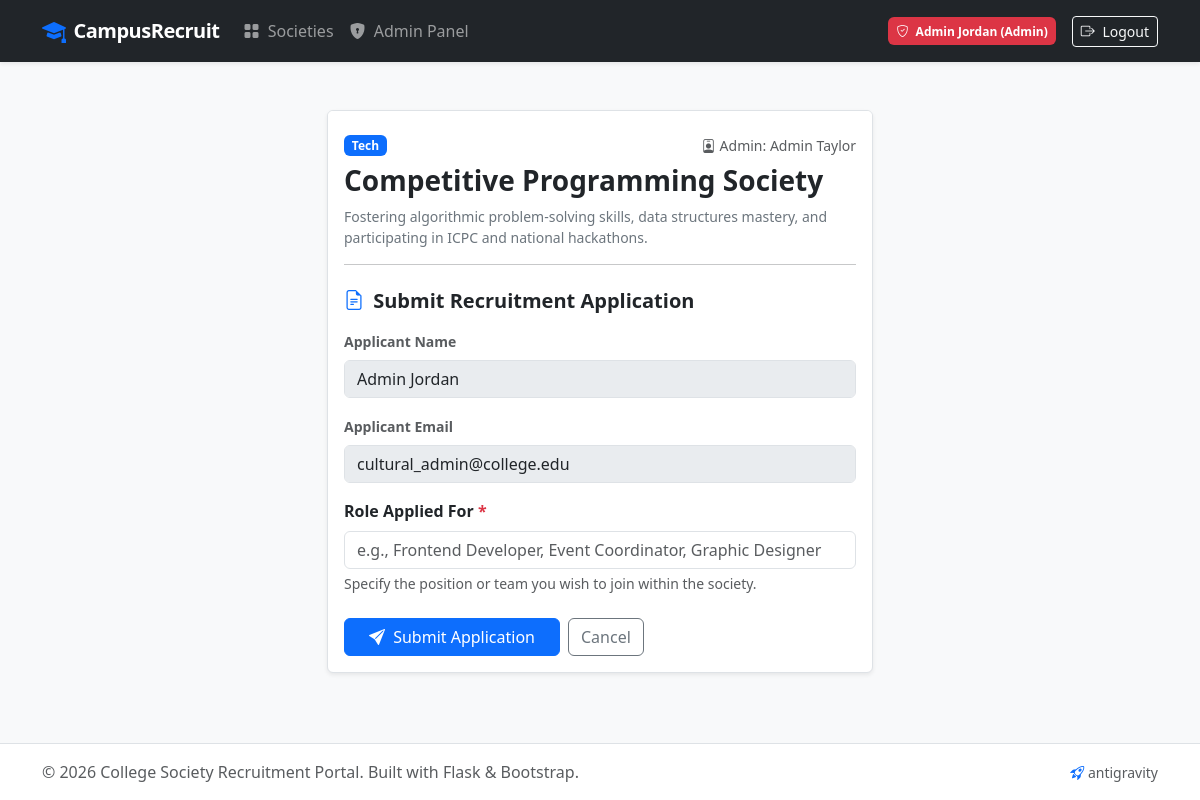
/apply/2 (signed in), run on the app's committed database.
### app.py (models this page shows, shortened)
class User(UserMixin, db.Model):
    __tablename__ = 'users'
    id = db.Column(db.Integer, primary_key=True)
    name = db.Column(db.String(100), nullable=False)
    email = db.Column(db.String(120), unique=True, nullable=False, index=True)
    password_hash = db.Column(db.String(256), nullable=False)
    role = db.Column(db.String(20), nullable=False, default='student')  # 'student' or 'admin'
    managed_societies = db.relationship('Society', backref='admin', lazy=True)
    applications = db.relationship('Application', backref='student', lazy=True)

class Society(db.Model):
    __tablename__ = 'societies'
    id = db.Column(db.Integer, primary_key=True)
    name = db.Column(db.String(100), nullable=False)
    description = db.Column(db.Text, nullable=False)
    category = db.Column(db.String(50), nullable=False)  # e.g., 'Tech', 'Cultural', 'Sports'
    admin_id = db.Column(db.Integer, db.ForeignKey('users.id'), nullable=False)
    applications = db.relationship('Application', backref='society', lazy=True, cascade='all, delete-orphan')

### app.py (the view, shortened to what this page needs)
@app.route('/apply/<int:society_id>', methods=['GET', 'POST'])
@login_required
def apply(society_id):
    society = db.session.get(Society, society_id)
    if not society:
        flash('Society not found.', 'danger')
        return redirect(url_for('index'))
    existing_application = Application.query.filter_by(
        student_id=current_user.id,
        society_id=society.id,
        status='Pending'
    ).first()
    if existing_application:
        flash(f'You already have a pending application for {society.name} ({existing_application.role_applied_for}).', 'warning')
        return redirect(url_for('dashboard'))
    return render_template('apply.html', society=society)

### app.py (called while the page is built)
@login_manager.user_loader
def load_user(user_id):
    return db.session.get(User, int(user_id))

### templates/apply.html (shortened to what this page needs)
{% extends 'layout.html' %}
{% block content %}
<div class="row justify-content-center py-4">
    <div class="col-md-8 col-lg-6">
        <div class="card shadow-sm border">
            <div class="card-header bg-white pt-4 pb-3 border-0">
                <div class="d-flex justify-content-between align-items-center">
                    <span class="badge
                        {% if society.category == 'Tech' %}badge-tech
                        {% elif society.category == 'Cultural' %}badge-cultural
                        {% elif society.category == 'Sports' %}badge-sports
                        {% elif society.category == 'Arts' %}badge-arts
                        {% else %}bg-secondary{% endif %}">
                        {{ society.category }}
                    </span>
                    <small class="text-muted"><i class="bi bi-person-badge me-1"></i>Admin: {{ society.admin.name }}</small>
                </div>
                <h3 class="fw-bold mt-2 text-dark">{{ society.name }}</h3>
                <p class="text-secondary small mb-0">{{ society.description }}</p>
            </div>
            <div class="card-body pt-0">
                <hr class="mt-0 mb-4">
                <h5 class="fw-bold mb-3">
                    <i class="bi bi-file-earmark-text text-primary me-1"></i> Submit Recruitment Application
                </h5>
                <form method="POST" action="{{ url_for('apply', society_id=society.id) }}">
                    <div class="mb-3">
                        <label class="form-label text-muted small fw-semibold">Applicant Name</label>
                        <input type="text" class="form-control" value="{{ current_user.name }}" disabled>
                    </div>
                    <div class="mb-3">
                        <label class="form-label text-muted small fw-semibold">Applicant Email</label>
                        <input type="email" class="form-control" value="{{ current_user.email }}" disabled>
                    </div>
                    <div class="mb-4">
                        <label for="role_applied_for" class="form-label fw-semibold">Role Applied For <span class="text-danger">*</span></label>
                        <input type="text" class="form-control" id="role_applied_for" name="role_applied_for" placeholder="e.g., Frontend Developer, Event Coordinator, Graphic Designer" required autofocus>
                        <div class="form-text">Specify the position or team you wish to join within the society.</div>
                    </div>
                    <div class="d-flex gap-2">
                        <button type="submit" class="btn btn-primary px-4">
                            <i class="bi bi-send-fill me-1"></i> Submit Application
                        </button>
                        <a href="{{ url_for('index') }}" class="btn btn-outline-secondary">
                            Cancel
                        </a>
                    </div>
                </form>
            </div>
        </div>
    </div>
</div>
{% endblock %}

### templates/layout.html (shortened to what this page needs)
<!DOCTYPE html>
<html lang="en">
<head>
    <link href="https://cdn.jsdelivr.net/npm/bootstrap@5.3.3/dist/css/bootstrap.min.css" rel="stylesheet">
    <link rel="stylesheet" href="https://cdn.jsdelivr.net/npm/bootstrap-icons@1.11.3/font/bootstrap-icons.min.css">
</head>
<body>
    <nav class="navbar navbar-expand-lg navbar-dark bg-dark sticky-top shadow-sm">
        <div class="container">
            <a class="navbar-brand d-flex align-items-center" href="{{ url_for('index') }}">
                <i class="bi bi-mortarboard-fill text-primary me-2 fs-4"></i>
                <span>CampusRecruit</span>
            </a>
            <div class="collapse navbar-collapse" id="navbarMain">
                <ul class="navbar-nav me-auto mb-2 mb-lg-0">
                    <li class="nav-item">
                        <a class="nav-link {% if request.endpoint == 'index' %}active{% endif %}" href="{{ url_for('index') }}">
                            <i class="bi bi-grid-fill me-1"></i> Societies
                        </a>
                    </li>
                    {% if current_user.is_authenticated %}
                        {% if current_user.role == 'student' %}
                            <li class="nav-item">
                                <a class="nav-link {% if request.endpoint == 'dashboard' %}active{% endif %}" href="{{ url_for('dashboard') }}">
                                    <i class="bi bi-speedometer2 me-1"></i> My Dashboard
                                </a>
                            </li>
                        {% elif current_user.role == 'admin' %}
                            <li class="nav-item">
                                <a class="nav-link {% if request.endpoint == 'admin_panel' %}active{% endif %}" href="{{ url_for('admin_panel') }}">
                                    <i class="bi bi-shield-lock-fill me-1"></i> Admin Panel
                                </a>
                            </li>
                        {% endif %}
                    {% endif %}
                </ul>
                <ul class="navbar-nav ms-auto align-items-lg-center">
                    {% if current_user.is_authenticated %}
                        <li class="nav-item me-lg-3 my-2 my-lg-0">
                            <span class="badge {% if current_user.role == 'admin' %}bg-danger{% else %}bg-secondary{% endif %} p-2">
                                <i class="bi {% if current_user.role == 'admin' %}bi-shield-check{% else %}bi-person{% endif %} me-1"></i>
                                {{ current_user.name }} ({{ current_user.role|capitalize }})
                            </span>
                        </li>
                        <li class="nav-item">
                            <a class="btn btn-outline-light btn-sm" href="{{ url_for('logout') }}">
                                <i class="bi bi-box-arrow-right me-1"></i> Logout
                            </a>
                        </li>
                    {% endif %}
                </ul>
            </div>
        </div>
    </nav>
    <main class="main-content py-4">
        <div class="container">
            {% block content %}{% endblock %}
        </div>
    </main>
    <footer class="bg-white border-top py-3 text-center text-muted">
        <div class="container d-flex flex-wrap justify-content-between align-items-center">
            <span>&copy; 2026 College Society Recruitment Portal. Built with Flask &amp; Bootstrap.</span>
            <span>
                <a href="{{ url_for('fly') }}" class="text-decoration-none text-muted small" title="Antigravity Easter Egg">
                    <i class="bi bi-rocket-takeoff text-primary"></i> antigravity
                </a>
            </span>
        </div>
    </footer>
</body>
</html>

### templates/layout.html (style rules this page uses)
body { background-color: #f8f9fa; min-height: 100vh; display: flex; flex-direction: column; }
.main-content { flex: 1 0 auto; }
.navbar-brand { font-weight: 700; letter-spacing: -0.5px; }
.card { border: none; box-shadow: 0 0.125rem 0.25rem rgba(0, 0, 0, 0.075); transition: transform 0.2s ease, box-shadow 0.2s ease; }
.badge-tech { background-color: #0d6efd; }
footer { margin-top: auto; }

### data on the page
User: name "Admin Jordan", role "Admin", email "cultural_admin@college.edu"
Society: category "Tech", name "Competitive Programming Society", description "Fostering algorithmic problem-solving skills, data structures mastery, and participating in ICPC and national hackathons."
User: admin.name "Admin Taylor"
